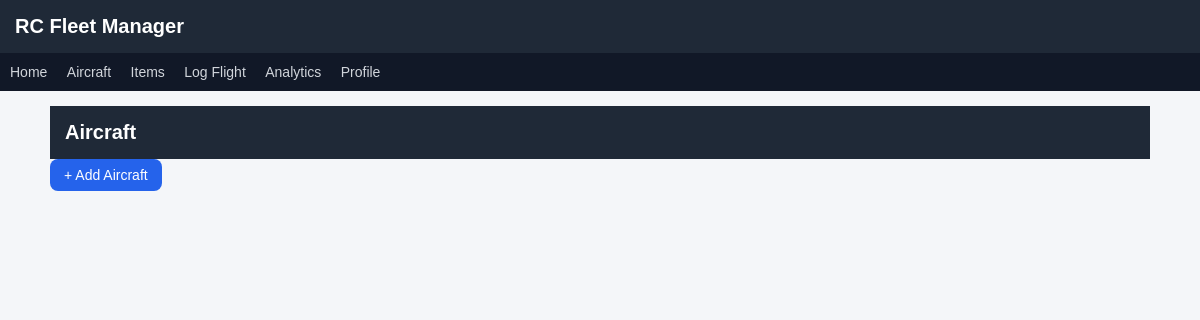
/aircraft, run on an earlier commit of the app's database.
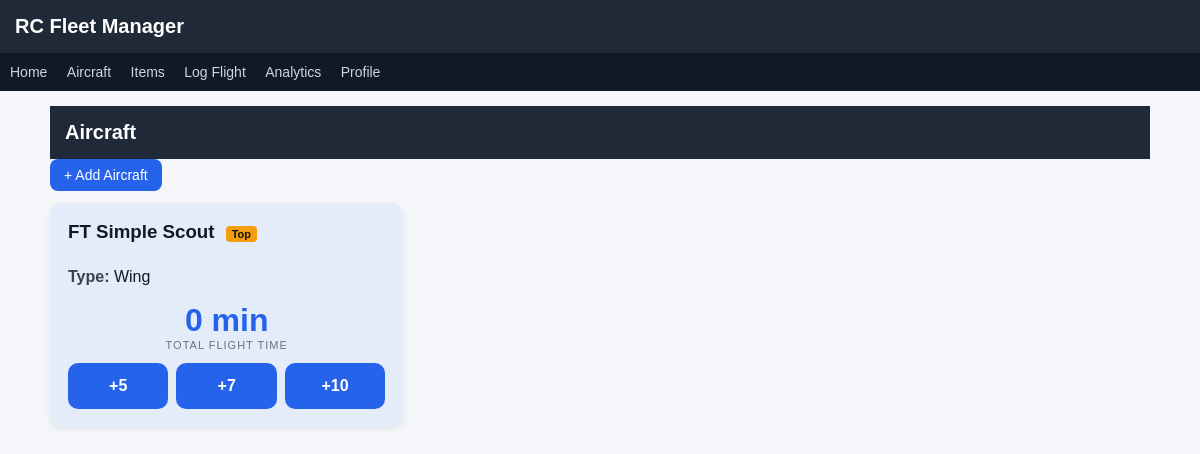
And on a later commit of the database.
### tables this page shows
CREATE TABLE aircraft (
        id INTEGER PRIMARY KEY,
        manufacturer TEXT,
        model TEXT,
        name TEXT NOT NULL,
        type TEXT,
        default_battery_id INTEGER,
        notes TEXT
    );

### app.py (the view)
@app.route("/aircraft")
def aircraft():
    db = get_db()
    aircraft = db.execute("""
    SELECT a.*,
           SUM(f.minutes) AS total_minutes,
           COUNT(f.id) AS flight_count
    FROM aircraft a
    LEFT JOIN flights f ON a.id = f.aircraft_id
    GROUP BY a.id
    ORDER BY a.name
    """).fetchall()
    return render_template("aircraft.html", aircraft=aircraft)

### app.py (called while the page is built)
@app.before_request
def initialize_app():
    global sync_done
    if not sync_done:
        sync_battery_items()
        sync_done = True

### database.py (called while the page is built)
def get_db():
    conn = sqlite3.connect("rc_fleet.db")
    conn.row_factory = sqlite3.Row
    return conn

### templates/aircraft.html (shortened to what this page needs)
{% extends "base.html" %}
{% block content %}
<h1>Aircraft</h1>
<a class="btn" href="/add_aircraft">+ Add Aircraft</a>
<div class="grid">
{% for a in aircraft %}
<a href="{{ url_for('aircraft_detail', aircraft_id=a.id) }}" class="card-link">
<div class="card {% if loop.index == 1 %}top-aircraft{% endif %}">
<h3>
{{ a.name }}
{% if loop.index == 1 %}
<span class="badge">Top</span>
{% endif %}
</h3>
<p><strong>Type:</strong> {{ a.type or "—" }}</p>
<div class="flight-time">{{ a.total_minutes or 0 }} min</div>
<div class="flight-label">TOTAL FLIGHT TIME</div>
<div class="quick-log">
<a href="/log_flight?quick=5&aircraft={{ a.id }}" class="quick-btn" onclick="event.stopPropagation();">+5</a>
<a href="/log_flight?quick=7&aircraft={{ a.id }}" class="quick-btn" onclick="event.stopPropagation();">+7</a>
<a href="/log_flight?quick=10&aircraft={{ a.id }}" class="quick-btn" onclick="event.stopPropagation();">+10</a>
</div>
</div>
</a>
{% endfor %}
</div>
{% endblock %}

What changed in the data, as far as the page shows it:
added aircraft: name "FT Simple Scout", type "Wing", total_minutes "0"
